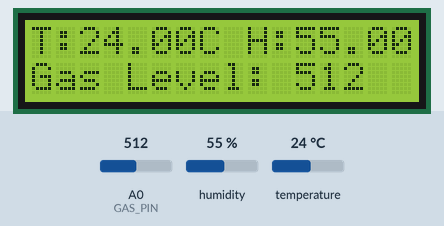
This sketch was run on a simulated Arduino Uno, built with avr-gcc and run on an emulated ATmega328P. On the bench: 16×2 character LCD. The inputs (shaded band) are chosen by the test bench; at power-on: humidity 55 %, A0 (GAS_PIN) = 512, temperature 24 °C.

Above: at 1.2 s.
1.3 s: humidity set to 22 %
At 2.8 s:
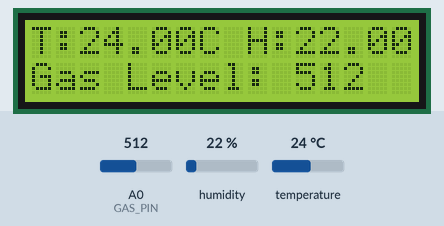
4.1 s: A0 (GAS_PIN) set to 716
At 5.2 s:
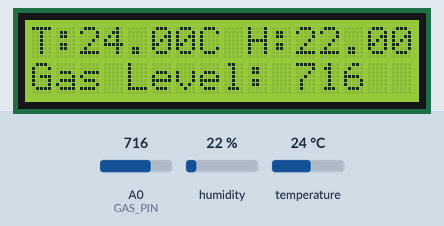
6.9 s: temperature set to 12 °C
At 8.9 s:
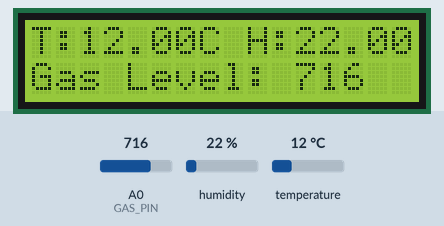
9.8 s: A0 (GAS_PIN) set to 900
At 11.3 s:
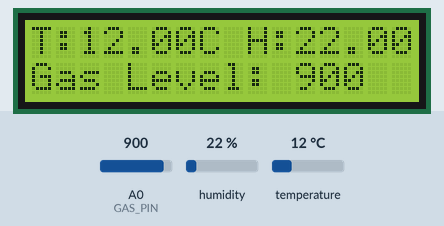
12.6 s: humidity set to 40 %
At 15.0 s:
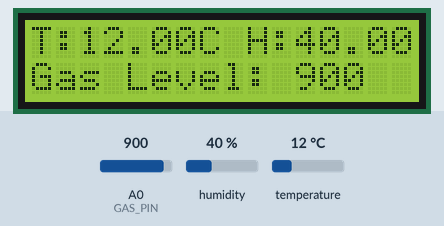
16.0 s: A0 (GAS_PIN) set to 1023
At 17.5 s:
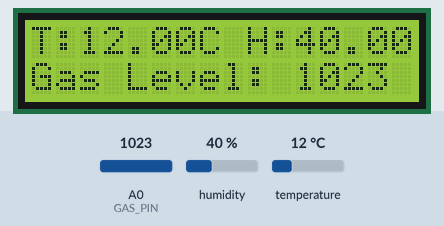
Timing chart, 0 to 19.0 s (numbered marks = the images above; inputs shaded):
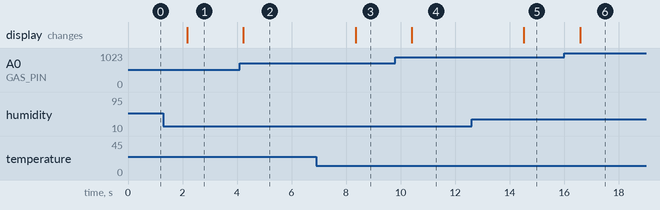

Measured:
- after the input at 1.3 s, the display: changes after 0.88 s (image 1)
- after the input at 4.1 s, the display: changes after 0.14 s (image 2)
- after the input at 6.9 s, the display: changes after 1.5 s (image 3)
- after the input at 9.8 s, the display: changes after 0.61 s (image 4)
- after the input at 12.6 s, the display: changes after 1.9 s (image 5)
- after the input at 16.0 s, the display: changes after 0.58 s (image 6)

The sketch:

Weather_Monitoring_System.ino
```cpp
#include <LiquidCrystal_I2C.h>
#include <DHT.h>
#define DHTPIN 2
#define DHTTYPE DHT11
#define GAS_PIN A0

DHT dht(DHTPIN, DHTTYPE);
LiquidCrystal_I2C lcd(0x27, 16, 2);

void setup() {
  lcd.init();
  lcd.backlight();
  dht.begin();
}

void loop() {
  float humidity = dht.readHumidity();
  float temperature = dht.readTemperature();
  int gasValue = analogRead(GAS_PIN);
  lcd.clear();
  lcd.setCursor(0, 0);
  lcd.print("T:");
  lcd.print(temperature);
  lcd.print("C H:");
  lcd.print(humidity);
  lcd.print("%");
  lcd.setCursor(0, 1);
  lcd.print("Gas Level: ");
  lcd.print(gasValue);
  delay(2000);
}
```
